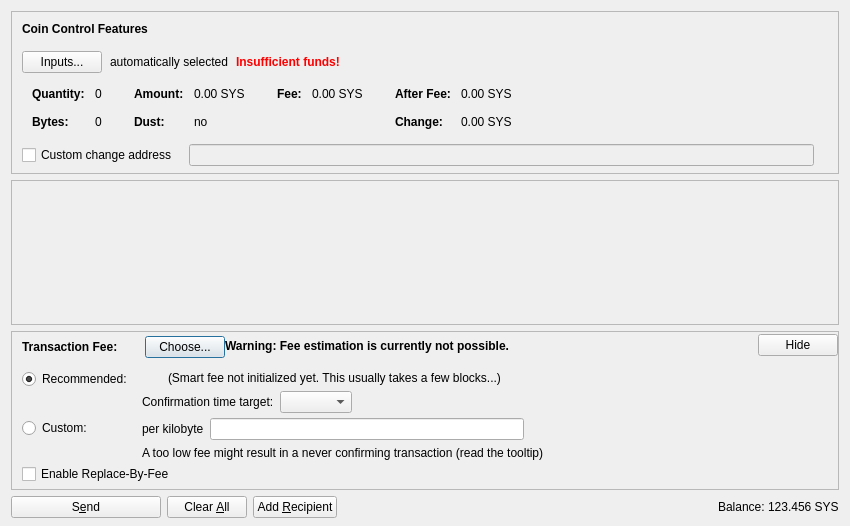
<?xml version="1.0" encoding="UTF-8"?>
<ui version="4.0">
 <class>SendCoinsDialog</class>
 <widget class="QDialog" name="SendCoinsDialog">
  <property name="geometry">
   <rect>
    <x>0</x>
    <y>0</y>
    <width>850</width>
    <height>526</height>
   </rect>
  </property>
  <property name="windowTitle">
   <string>Send Coins</string>
  </property>
  <layout class="QVBoxLayout" name="verticalLayout" stretch="0,1,0,0">
   <property name="bottomMargin">
    <number>8</number>
   </property>
   <item>
    <widget class="QFrame" name="frameCoinControl">
     <property name="sizePolicy">
      <sizepolicy hsizetype="Expanding" vsizetype="Expanding">
       <horstretch>0</horstretch>
       <verstretch>0</verstretch>
      </sizepolicy>
     </property>
     <property name="maximumSize">
      <size>
       <width>16777215</width>
       <height>16777215</height>
      </size>
     </property>
     <property name="frameShape">
      <enum>QFrame::StyledPanel</enum>
     </property>
     <property name="frameShadow">
      <enum>QFrame::Sunken</enum>
     </property>
     <layout class="QVBoxLayout" name="verticalLayoutCoinControl2">
      <property name="spacing">
       <number>0</number>
      </property>
      <property name="leftMargin">
       <number>0</number>
      </property>
      <property name="topMargin">
       <number>0</number>
      </property>
      <property name="rightMargin">
       <number>0</number>
      </property>
      <property name="bottomMargin">
       <number>6</number>
      </property>
      <item>
       <layout class="QVBoxLayout" name="verticalLayoutCoinControl" stretch="0,0,0,0,1">
        <property name="spacing">
         <number>0</number>
        </property>
        <property name="leftMargin">
         <number>10</number>
        </property>
        <property name="topMargin">
         <number>10</number>
        </property>
        <item>
         <layout class="QHBoxLayout" name="horizontalLayoutCoinControl1">
          <property name="bottomMargin">
           <number>15</number>
          </property>
          <item>
           <widget class="QLabel" name="labelCoinControlFeatures">
            <property name="sizePolicy">
             <sizepolicy hsizetype="Preferred" vsizetype="Maximum">
              <horstretch>0</horstretch>
              <verstretch>0</verstretch>
             </sizepolicy>
            </property>
            <property name="font">
             <font>
              <weight>75</weight>
              <bold>true</bold>
             </font>
            </property>
            <property name="styleSheet">
             <string notr="true">font-weight:bold;</string>
            </property>
            <property name="text">
             <string>Coin Control Features</string>
            </property>
           </widget>
          </item>
         </layout>
        </item>
        <item>
         <layout class="QHBoxLayout" name="horizontalLayoutCoinControl2" stretch="0,0,0,0">
          <property name="spacing">
           <number>8</number>
          </property>
          <property name="bottomMargin">
           <number>10</number>
          </property>
          <item>
           <widget class="QPushButton" name="pushButtonCoinControl">
            <property name="styleSheet">
             <string notr="true"/>
            </property>
            <property name="text">
             <string>Inputs...</string>
            </property>
            <property name="autoDefault">
             <bool>false</bool>
            </property>
           </widget>
          </item>
          <item>
           <widget class="QLabel" name="labelCoinControlAutomaticallySelected">
            <property name="text">
             <string>automatically selected</string>
            </property>
            <property name="margin">
             <number>5</number>
            </property>
           </widget>
          </item>
          <item>
           <widget class="QLabel" name="labelCoinControlInsuffFunds">
            <property name="font">
             <font>
              <weight>75</weight>
              <bold>true</bold>
             </font>
            </property>
            <property name="styleSheet">
             <string notr="true">color:red;font-weight:bold;</string>
            </property>
            <property name="text">
             <string>Insufficient funds!</string>
            </property>
            <property name="margin">
             <number>5</number>
            </property>
           </widget>
          </item>
          <item>
           <spacer name="horizontalSpacerCoinControl">
            <property name="orientation">
             <enum>Qt::Horizontal</enum>
            </property>
            <property name="sizeHint" stdset="0">
             <size>
              <width>40</width>
              <height>1</height>
             </size>
            </property>
           </spacer>
          </item>
         </layout>
        </item>
        <item>
         <widget class="QWidget" name="widgetCoinControl" native="true">
          <property name="sizePolicy">
           <sizepolicy hsizetype="Preferred" vsizetype="Preferred">
            <horstretch>0</horstretch>
            <verstretch>0</verstretch>
           </sizepolicy>
          </property>
          <property name="minimumSize">
           <size>
            <width>0</width>
            <height>0</height>
           </size>
          </property>
          <property name="styleSheet">
           <string notr="true"/>
          </property>
          <layout class="QHBoxLayout" name="horizontalLayoutCoinControl5">
           <property name="leftMargin">
            <number>0</number>
           </property>
           <property name="topMargin">
            <number>0</number>
           </property>
           <property name="rightMargin">
            <number>0</number>
           </property>
           <property name="bottomMargin">
            <number>0</number>
           </property>
           <item>
            <layout class="QHBoxLayout" name="horizontalLayoutCoinControl3" stretch="0,0,0,1">
             <property name="spacing">
              <number>20</number>
             </property>
             <property name="topMargin">
              <number>0</number>
             </property>
             <property name="bottomMargin">
              <number>10</number>
             </property>
             <item>
              <layout class="QFormLayout" name="formLayoutCoinControl1">
               <property name="horizontalSpacing">
                <number>10</number>
               </property>
               <property name="verticalSpacing">
                <number>14</number>
               </property>
               <property name="leftMargin">
                <number>10</number>
               </property>
               <property name="topMargin">
                <number>4</number>
               </property>
               <property name="rightMargin">
                <number>6</number>
               </property>
               <item row="0" column="0">
                <widget class="QLabel" name="labelCoinControlQuantityText">
                 <property name="font">
                  <font>
                   <weight>75</weight>
                   <bold>true</bold>
                  </font>
                 </property>
                 <property name="text">
                  <string>Quantity:</string>
                 </property>
                 <property name="margin">
                  <number>0</number>
                 </property>
                </widget>
               </item>
               <item row="0" column="1">
                <widget class="QLabel" name="labelCoinControlQuantity">
                 <property name="cursor">
                  <cursorShape>IBeamCursor</cursorShape>
                 </property>
                 <property name="contextMenuPolicy">
                  <enum>Qt::ActionsContextMenu</enum>
                 </property>
                 <property name="text">
                  <string notr="true">0</string>
                 </property>
                 <property name="margin">
                  <number>0</number>
                 </property>
                 <property name="textInteractionFlags">
                  <set>Qt::LinksAccessibleByMouse|Qt::TextSelectableByKeyboard|Qt::TextSelectableByMouse</set>
                 </property>
                </widget>
               </item>
               <item row="1" column="0">
                <widget class="QLabel" name="labelCoinControlBytesText">
                 <property name="font">
                  <font>
                   <weight>75</weight>
                   <bold>true</bold>
                  </font>
                 </property>
                 <property name="text">
                  <string>Bytes:</string>
                 </property>
                </widget>
               </item>
               <item row="1" column="1">
                <widget class="QLabel" name="labelCoinControlBytes">
                 <property name="cursor">
                  <cursorShape>IBeamCursor</cursorShape>
                 </property>
                 <property name="contextMenuPolicy">
                  <enum>Qt::ActionsContextMenu</enum>
                 </property>
                 <property name="text">
                  <string notr="true">0</string>
                 </property>
                 <property name="textInteractionFlags">
                  <set>Qt::LinksAccessibleByMouse|Qt::TextSelectableByKeyboard|Qt::TextSelectableByMouse</set>
                 </property>
                </widget>
               </item>
              </layout>
             </item>
             <item>
              <layout class="QFormLayout" name="formLayoutCoinControl2">
               <property name="horizontalSpacing">
                <number>10</number>
               </property>
               <property name="verticalSpacing">
                <number>14</number>
               </property>
               <property name="leftMargin">
                <number>6</number>
               </property>
               <property name="topMargin">
                <number>4</number>
               </property>
               <property name="rightMargin">
                <number>6</number>
               </property>
               <item row="0" column="0">
                <widget class="QLabel" name="labelCoinControlAmountText">
                 <property name="font">
                  <font>
                   <weight>75</weight>
                   <bold>true</bold>
                  </font>
                 </property>
                 <property name="text">
                  <string>Amount:</string>
                 </property>
                 <property name="margin">
                  <number>0</number>
                 </property>
                </widget>
               </item>
               <item row="0" column="1">
                <widget class="QLabel" name="labelCoinControlAmount">
                 <property name="cursor">
                  <cursorShape>IBeamCursor</cursorShape>
                 </property>
                 <property name="contextMenuPolicy">
                  <enum>Qt::ActionsContextMenu</enum>
                 </property>
                 <property name="text">
                  <string notr="true">0.00 SYS</string>
                 </property>
                 <property name="textInteractionFlags">
                  <set>Qt::LinksAccessibleByMouse|Qt::TextSelectableByKeyboard|Qt::TextSelectableByMouse</set>
                 </property>
                </widget>
               </item>
               <item row="1" column="0">
                <widget class="QLabel" name="labelCoinControlLowOutputText">
                 <property name="font">
                  <font>
                   <weight>75</weight>
                   <bold>true</bold>
                  </font>
                 </property>
                 <property name="text">
                  <string>Dust:</string>
                 </property>
                </widget>
               </item>
               <item row="1" column="1">
                <widget class="QLabel" name="labelCoinControlLowOutput">
                 <property name="cursor">
                  <cursorShape>IBeamCursor</cursorShape>
                 </property>
                 <property name="contextMenuPolicy">
                  <enum>Qt::ActionsContextMenu</enum>
                 </property>
                 <property name="text">
                  <string notr="true">no</string>
                 </property>
                 <property name="textInteractionFlags">
                  <set>Qt::LinksAccessibleByMouse|Qt::TextSelectableByKeyboard|Qt::TextSelectableByMouse</set>
                 </property>
                </widget>
               </item>
              </layout>
             </item>
             <item>
              <layout class="QFormLayout" name="formLayoutCoinControl3">
               <property name="horizontalSpacing">
                <number>10</number>
               </property>
               <property name="verticalSpacing">
                <number>14</number>
               </property>
               <property name="leftMargin">
                <number>6</number>
               </property>
               <property name="topMargin">
                <number>4</number>
               </property>
               <property name="rightMargin">
                <number>6</number>
               </property>
               <item row="0" column="0">
                <widget class="QLabel" name="labelCoinControlFeeText">
                 <property name="font">
                  <font>
                   <weight>75</weight>
                   <bold>true</bold>
                  </font>
                 </property>
                 <property name="text">
                  <string>Fee:</string>
                 </property>
                 <property name="margin">
                  <number>0</number>
                 </property>
                </widget>
               </item>
               <item row="0" column="1">
                <widget class="QLabel" name="labelCoinControlFee">
                 <property name="cursor">
                  <cursorShape>IBeamCursor</cursorShape>
                 </property>
                 <property name="contextMenuPolicy">
                  <enum>Qt::ActionsContextMenu</enum>
                 </property>
                 <property name="text">
                  <string notr="true">0.00 SYS</string>
                 </property>
                 <property name="textInteractionFlags">
                  <set>Qt::LinksAccessibleByMouse|Qt::TextSelectableByKeyboard|Qt::TextSelectableByMouse</set>
                 </property>
                </widget>
               </item>
              </layout>
             </item>
             <item>
              <layout class="QFormLayout" name="formLayoutCoinControl4">
               <property name="horizontalSpacing">
                <number>10</number>
               </property>
               <property name="verticalSpacing">
                <number>14</number>
               </property>
               <property name="leftMargin">
                <number>6</number>
               </property>
               <property name="topMargin">
                <number>4</number>
               </property>
               <property name="rightMargin">
                <number>6</number>
               </property>
               <item row="0" column="0">
                <widget class="QLabel" name="labelCoinControlAfterFeeText">
                 <property name="font">
                  <font>
                   <weight>75</weight>
                   <bold>true</bold>
                  </font>
                 </property>
                 <property name="text">
                  <string>After Fee:</string>
                 </property>
                 <property name="margin">
                  <number>0</number>
                 </property>
                </widget>
               </item>
               <item row="0" column="1">
                <widget class="QLabel" name="labelCoinControlAfterFee">
                 <property name="cursor">
                  <cursorShape>IBeamCursor</cursorShape>
                 </property>
                 <property name="contextMenuPolicy">
                  <enum>Qt::ActionsContextMenu</enum>
                 </property>
                 <property name="text">
                  <string notr="true">0.00 SYS</string>
                 </property>
                 <property name="textInteractionFlags">
                  <set>Qt::LinksAccessibleByMouse|Qt::TextSelectableByKeyboard|Qt::TextSelectableByMouse</set>
                 </property>
                </widget>
               </item>
               <item row="1" column="0">
                <widget class="QLabel" name="labelCoinControlChangeText">
                 <property name="font">
                  <font>
                   <weight>75</weight>
                   <bold>true</bold>
                  </font>
                 </property>
                 <property name="text">
                  <string>Change:</string>
                 </property>
                </widget>
               </item>
               <item row="1" column="1">
                <widget class="QLabel" name="labelCoinControlChange">
                 <property name="cursor">
                  <cursorShape>IBeamCursor</cursorShape>
                 </property>
                 <property name="contextMenuPolicy">
                  <enum>Qt::ActionsContextMenu</enum>
                 </property>
                 <property name="text">
                  <string notr="true">0.00 SYS</string>
                 </property>
                 <property name="textInteractionFlags">
                  <set>Qt::LinksAccessibleByMouse|Qt::TextSelectableByKeyboard|Qt::TextSelectableByMouse</set>
                 </property>
                </widget>
               </item>
              </layout>
             </item>
            </layout>
           </item>
          </layout>
         </widget>
        </item>
        <item>
         <layout class="QHBoxLayout" name="horizontalLayoutCoinControl4" stretch="0,0,0">
          <property name="spacing">
           <number>12</number>
          </property>
          <property name="sizeConstraint">
           <enum>QLayout::SetDefaultConstraint</enum>
          </property>
          <property name="topMargin">
           <number>5</number>
          </property>
          <property name="rightMargin">
           <number>5</number>
          </property>
          <item>
           <widget class="QCheckBox" name="checkBoxCoinControlChange">
            <property name="toolTip">
             <string>If this is activated, but the change address is empty or invalid, change will be sent to a newly generated address.</string>
            </property>
            <property name="text">
             <string>Custom change address</string>
            </property>
           </widget>
          </item>
          <item>
           <widget class="QValidatedLineEdit" name="lineEditCoinControlChange">
            <property name="enabled">
             <bool>false</bool>
            </property>
            <property name="sizePolicy">
             <sizepolicy hsizetype="Expanding" vsizetype="Fixed">
              <horstretch>0</horstretch>
              <verstretch>0</verstretch>
             </sizepolicy>
            </property>
           </widget>
          </item>
          <item>
           <widget class="QLabel" name="labelCoinControlChangeLabel">
            <property name="sizePolicy">
             <sizepolicy hsizetype="Preferred" vsizetype="Expanding">
              <horstretch>0</horstretch>
              <verstretch>0</verstretch>
             </sizepolicy>
            </property>
            <property name="minimumSize">
             <size>
              <width>0</width>
              <height>0</height>
             </size>
            </property>
            <property name="text">
             <string/>
            </property>
            <property name="margin">
             <number>3</number>
            </property>
           </widget>
          </item>
         </layout>
        </item>
        <item>
         <spacer name="verticalSpacerCoinControl">
          <property name="orientation">
           <enum>Qt::Vertical</enum>
          </property>
          <property name="sizeHint" stdset="0">
           <size>
            <width>800</width>
            <height>1</height>
           </size>
          </property>
         </spacer>
        </item>
       </layout>
      </item>
     </layout>
    </widget>
   </item>
   <item>
    <widget class="QScrollArea" name="scrollArea">
     <property name="widgetResizable">
      <bool>true</bool>
     </property>
     <widget class="QWidget" name="scrollAreaWidgetContents">
      <property name="geometry">
       <rect>
        <x>0</x>
        <y>0</y>
        <width>830</width>
        <height>104</height>
       </rect>
      </property>
      <layout class="QVBoxLayout" name="verticalLayout_2" stretch="0,1">
       <property name="leftMargin">
        <number>0</number>
       </property>
       <property name="topMargin">
        <number>0</number>
       </property>
       <property name="rightMargin">
        <number>0</number>
       </property>
       <property name="bottomMargin">
        <number>0</number>
       </property>
       <item>
        <layout class="QVBoxLayout" name="entries">
         <property name="spacing">
          <number>6</number>
         </property>
        </layout>
       </item>
       <item>
        <spacer name="verticalSpacer">
         <property name="orientation">
          <enum>Qt::Vertical</enum>
         </property>
         <property name="sizeHint" stdset="0">
          <size>
           <width>20</width>
           <height>40</height>
          </size>
         </property>
        </spacer>
       </item>
      </layout>
     </widget>
    </widget>
   </item>
   <item>
    <widget class="QFrame" name="frameFee">
     <property name="sizePolicy">
      <sizepolicy hsizetype="Expanding" vsizetype="Expanding">
       <horstretch>0</horstretch>
       <verstretch>0</verstretch>
      </sizepolicy>
     </property>
     <property name="maximumSize">
      <size>
       <width>16777215</width>
       <height>16777215</height>
      </size>
     </property>
     <property name="frameShape">
      <enum>QFrame::StyledPanel</enum>
     </property>
     <property name="frameShadow">
      <enum>QFrame::Sunken</enum>
     </property>
     <layout class="QVBoxLayout" name="verticalLayoutFee1">
      <property name="spacing">
       <number>0</number>
      </property>
      <property name="leftMargin">
       <number>0</number>
      </property>
      <property name="topMargin">
       <number>0</number>
      </property>
      <property name="rightMargin">
       <number>0</number>
      </property>
      <property name="bottomMargin">
       <number>0</number>
      </property>
      <item>
       <layout class="QVBoxLayout" name="verticalLayoutFee2" stretch="0,0,0">
        <property name="spacing">
         <number>0</number>
        </property>
        <property name="leftMargin">
         <number>10</number>
        </property>
        <property name="topMargin">
         <number>0</number>
        </property>
        <item>
         <layout class="QHBoxLayout" name="horizontalLayoutFee1">
          <property name="bottomMargin">
           <number>0</number>
          </property>
          <item>
           <layout class="QVBoxLayout" name="verticalLayoutFee7">
            <property name="spacing">
             <number>0</number>
            </property>
            <item>
             <spacer name="verticalSpacerSmartFee">
              <property name="orientation">
               <enum>Qt::Vertical</enum>
              </property>
              <property name="sizeType">
               <enum>QSizePolicy::Fixed</enum>
              </property>
              <property name="sizeHint" stdset="0">
               <size>
                <width>1</width>
                <height>4</height>
               </size>
              </property>
             </spacer>
            </item>
            <item>
             <layout class="QHBoxLayout" name="horizontalLayoutSmartFee">
              <property name="spacing">
               <number>10</number>
              </property>
              <item>
               <widget class="QLabel" name="labelFeeHeadline">
                <property name="sizePolicy">
                 <sizepolicy hsizetype="Preferred" vsizetype="Maximum">
                  <horstretch>0</horstretch>
                  <verstretch>0</verstretch>
                 </sizepolicy>
                </property>
                <property name="font">
                 <font>
                  <weight>75</weight>
                  <bold>true</bold>
                 </font>
                </property>
                <property name="styleSheet">
                 <string notr="true">font-weight:bold;</string>
                </property>
                <property name="text">
                 <string>Transaction Fee:</string>
                </property>
               </widget>
              </item>
              <item>
               <widget class="QLabel" name="labelFeeMinimized">
                <property name="text">
                 <string/>
                </property>
               </widget>
              </item>
              <item>
               <widget class="QPushButton" name="buttonChooseFee">
                <property name="text">
                 <string>Choose...</string>
                </property>
               </widget>
              </item>
             </layout>
            </item>
            <item>
             <spacer name="verticalSpacer_5">
              <property name="orientation">
               <enum>Qt::Vertical</enum>
              </property>
              <property name="sizeHint" stdset="0">
               <size>
                <width>1</width>
                <height>1</height>
               </size>
              </property>
             </spacer>
            </item>
           </layout>
          </item>
          <item>
           <widget class="QLabel" name="fallbackFeeWarningLabel">
            <property name="toolTip">
             <string>Using the fallbackfee can result in sending a transaction that will take several hours or days (or never) to confirm. Consider choosing your fee manually or wait until you have validated the complete chain.</string>
            </property>
            <property name="font">
            <font>
                <weight>75</weight>
                <bold>true</bold>
            </font>
            </property>
            <property name="text">
             <string>Warning: Fee estimation is currently not possible.</string>
            </property>
            <property name="wordWrap">
             <bool>false</bool>
            </property>
           </widget>
          </item>
          <item>
           <spacer name="horizontalSpacer_4">
            <property name="orientation">
             <enum>Qt::Horizontal</enum>
            </property>
            <property name="sizeType">
             <enum>QSizePolicy::MinimumExpanding</enum>
            </property>
            <property name="sizeHint" stdset="0">
             <size>
              <width>40</width>
              <height>20</height>
             </size>
            </property>
           </spacer>
          </item>
          <item>
           <widget class="QPushButton" name="buttonMinimizeFee">
            <property name="toolTip">
             <string>collapse fee-settings</string>
            </property>
            <property name="text">
             <string>Hide</string>
            </property>
           </widget>
          </item>
         </layout>
        </item>
        <item>
         <widget class="QFrame" name="frameFeeSelection">
          <layout class="QVBoxLayout" name="verticalLayoutFee12">
           <property name="spacing">
            <number>0</number>
           </property>
           <property name="leftMargin">
            <number>0</number>
           </property>
           <property name="topMargin">
            <number>0</number>
           </property>
           <property name="rightMargin">
            <number>0</number>
           </property>
           <property name="bottomMargin">
            <number>0</number>
           </property>
           <item>
            <layout class="QGridLayout" name="gridLayoutFee">
             <property name="topMargin">
              <number>10</number>
             </property>
             <property name="bottomMargin">
              <number>4</number>
             </property>
             <property name="horizontalSpacing">
              <number>10</number>
             </property>
             <property name="verticalSpacing">
              <number>4</number>
             </property>
             <item row="1" column="1">
              <layout class="QVBoxLayout" name="verticalLayoutFee8">
               <property name="spacing">
                <number>6</number>
               </property>
               <item>
                <layout class="QHBoxLayout" name="horizontalLayoutFee13">
                 <item>
                  <widget class="QLabel" name="labelCustomPerKilobyte">
                   <property name="toolTip">
                    <string>Specify a custom fee per kB (1,000 bytes) of the transaction's virtual size.

Note:  Since the fee is calculated on a per-byte basis, a fee of "100 satoshis per kB" for a transaction size of 500 bytes (half of 1 kB) would ultimately yield a fee of only 50 satoshis.</string>
                   </property>
                   <property name="text">
                    <string>per kilobyte</string>
                   </property>
                  </widget>
                 </item>
                 <item>
                  <widget class="SyscoinAmountField" name="customFee"/>
                 </item>
                 <item>
                  <spacer name="horizontalSpacer_6">
                   <property name="orientation">
                    <enum>Qt::Horizontal</enum>
                   </property>
                   <property name="sizeHint" stdset="0">
                    <size>
                     <width>1</width>
                     <height>1</height>
                    </size>
                   </property>
                  </spacer>
                 </item>
                </layout>
               </item>
               <item>
                <layout class="QHBoxLayout" name="horizontalLayoutFee8">
                 <item>
                  <widget class="QLabel" name="labelCustomFeeWarning">
                   <property name="enabled">
                    <bool>true</bool>
                   </property>
                   <property name="toolTip">
                    <string>When there is less transaction volume than space in the blocks, miners as well as relaying nodes may enforce a minimum fee. Paying only this minimum fee is just fine, but be aware that this can result in a never confirming transaction once there is more demand for syscoin transactions than the network can process.</string>
                   </property>
                   <property name="text">
                    <string>A too low fee might result in a never confirming transaction (read the tooltip)</string>
                   </property>
                  </widget>
                 </item>
                 <item>
                  <spacer name="horizontalSpacer_2">
                   <property name="orientation">
                    <enum>Qt::Horizontal</enum>
                   </property>
                   <property name="sizeHint" stdset="0">
                    <size>
                     <width>1</width>
                     <height>1</height>
                    </size>
                   </property>
                  </spacer>
                 </item>
                </layout>
               </item>
              </layout>
             </item>
             <item row="0" column="0">
              <layout class="QVBoxLayout" name="verticalLayoutFee4" stretch="0,1">
               <item>
                <widget class="QRadioButton" name="radioSmartFee">
                 <property name="text">
                  <string>Recommended:</string>
                 </property>
                 <property name="checked">
                  <bool>true</bool>
                 </property>
                 <attribute name="buttonGroup">
                  <string notr="true">groupFee</string>
                 </attribute>
                </widget>
               </item>
               <item>
                <spacer name="verticalSpacer_2">
                 <property name="orientation">
                  <enum>Qt::Vertical</enum>
                 </property>
                 <property name="sizeHint" stdset="0">
                  <size>
                   <width>1</width>
                   <height>1</height>
                  </size>
                 </property>
                </spacer>
               </item>
              </layout>
             </item>
             <item row="1" column="0">
              <layout class="QVBoxLayout" name="verticalLayoutFee9" stretch="0,1">
               <item>
                <widget class="QRadioButton" name="radioCustomFee">
                 <property name="text">
                  <string>Custom:</string>
                 </property>
                 <attribute name="buttonGroup">
                  <string notr="true">groupFee</string>
                 </attribute>
                </widget>
               </item>
               <item>
                <spacer name="verticalSpacer_6">
                 <property name="orientation">
                  <enum>Qt::Vertical</enum>
                 </property>
                 <property name="sizeHint" stdset="0">
                  <size>
                   <width>1</width>
                   <height>1</height>
                  </size>
                 </property>
                </spacer>
               </item>
              </layout>
             </item>
             <item row="0" column="1">
              <layout class="QVBoxLayout" name="verticalLayoutFee3" stretch="0,0,1">
               <property name="spacing">
                <number>6</number>
               </property>
               <property name="topMargin">
                <number>2</number>
               </property>
               <item>
                <layout class="QHBoxLayout" name="horizontalLayoutFee12">
                 <item>
                  <widget class="QLabel" name="labelSmartFee">
                   <property name="text">
                    <string/>
                   </property>
                  </widget>
                 </item>
                 <item>
                  <widget class="QLabel" name="labelFeeEstimation">
                   <property name="text">
                    <string/>
                   </property>
                  </widget>
                 </item>
                 <item>
                  <widget class="QLabel" name="labelSmartFee2">
                   <property name="text">
                    <string>(Smart fee not initialized yet. This usually takes a few blocks...)</string>
                   </property>
                  </widget>
                 </item>
                 <item>
                  <spacer name="horizontalSpacer_5">
                   <property name="orientation">
                    <enum>Qt::Horizontal</enum>
                   </property>
                   <property name="sizeHint" stdset="0">
                    <size>
                     <width>1</width>
                     <height>1</height>
                    </size>
                   </property>
                  </spacer>
                 </item>
                </layout>
               </item>
               <item>
                <layout class="QHBoxLayout" name="horizontalLayoutFee9">
                 <item>
                  <layout class="QVBoxLayout" name="verticalLayoutFee6">
                   <item>
                    <widget class="QLabel" name="labelSmartFee3">
                     <property name="text">
                      <string>Confirmation time target:</string>
                     </property>
                    </widget>
                   </item>
                  </layout>
                 </item>
                 <item>
                  <layout class="QVBoxLayout" name="verticalLayoutFee5">
                   <property name="rightMargin">
                    <number>30</number>
                   </property>
                   <item>
                    <layout class="QHBoxLayout" name="horizontalLayoutConfTarget">
                     <property name="bottomMargin">
                      <number>0</number>
                     </property>
                     <item>
                      <widget class="QComboBox" name="confTargetSelector"/>
                     </item>
                     <item>
                      <spacer name="horizontalSpacerConfTarget">
                       <property name="orientation">
                        <enum>Qt::Horizontal</enum>
                       </property>
                       <property name="sizeHint" stdset="0">
                        <size>
                         <width>40</width>
                         <height>20</height>
                        </size>
                       </property>
                      </spacer>
                     </item>
                    </layout>
                   </item>
                  </layout>
                 </item>
                </layout>
               </item>
               <item>
                <spacer name="verticalSpacer_4">
                 <property name="orientation">
                  <enum>Qt::Vertical</enum>
                 </property>
                 <property name="sizeHint" stdset="0">
                  <size>
                   <width>1</width>
                   <height>1</height>
                  </size>
                 </property>
                </spacer>
               </item>
              </layout>
             </item>
            </layout>
           </item>
           <item>
            <widget class="QCheckBox" name="optInRBF">
             <property name="text">
              <string>Enable Replace-By-Fee</string>
             </property>
             <property name="toolTip">
              <string>With Replace-By-Fee (BIP-125) you can increase a transaction's fee after it is sent. Without this, a higher fee may be recommended to compensate for increased transaction delay risk.</string>
             </property>
            </widget>
           </item>
          </layout>
         </widget>
        </item>
        <item>
         <spacer name="verticalSpacerFee">
          <property name="orientation">
           <enum>Qt::Vertical</enum>
          </property>
          <property name="sizeHint" stdset="0">
           <size>
            <width>40</width>
            <height>5</height>
           </size>
          </property>
         </spacer>
        </item>
       </layout>
      </item>
     </layout>
    </widget>
   </item>
   <item>
    <layout class="QHBoxLayout" name="horizontalLayout">
     <item>
      <widget class="QPushButton" name="sendButton">
       <property name="minimumSize">
        <size>
         <width>150</width>
         <height>0</height>
        </size>
       </property>
       <property name="toolTip">
        <string>Confirm the send action</string>
       </property>
       <property name="text">
        <string>S&amp;end</string>
       </property>
       <property name="icon">
        <iconset resource="../syscoin.qrc">
         <normaloff>:/icons/send</normaloff>:/icons/send</iconset>
       </property>
       <property name="autoDefault">
        <bool>false</bool>
       </property>
       <property name="default">
        <bool>false</bool>
       </property>
      </widget>
     </item>
     <item>
      <widget class="QPushButton" name="clearButton">
       <property name="sizePolicy">
        <sizepolicy hsizetype="Minimum" vsizetype="Fixed">
         <horstretch>0</horstretch>
         <verstretch>0</verstretch>
        </sizepolicy>
       </property>
       <property name="toolTip">
        <string>Clear all fields of the form.</string>
       </property>
       <property name="text">
        <string>Clear &amp;All</string>
       </property>
       <property name="icon">
        <iconset resource="../syscoin.qrc">
         <normaloff>:/icons/remove</normaloff>:/icons/remove</iconset>
       </property>
       <property name="autoDefault">
        <bool>false</bool>
       </property>
      </widget>
     </item>
     <item>
      <widget class="QPushButton" name="addButton">
       <property name="toolTip">
        <string>Send to multiple recipients at once</string>
       </property>
       <property name="text">
        <string>Add &amp;Recipient</string>
       </property>
       <property name="icon">
        <iconset resource="../syscoin.qrc">
         <normaloff>:/icons/add</normaloff>:/icons/add</iconset>
       </property>
       <property name="autoDefault">
        <bool>false</bool>
       </property>
      </widget>
     </item>
     <item>
      <spacer name="horizontalSpacer">
       <property name="orientation">
        <enum>Qt::Horizontal</enum>
       </property>
       <property name="sizeHint" stdset="0">
        <size>
         <width>40</width>
         <height>20</height>
        </size>
       </property>
      </spacer>
     </item>
     <item>
      <layout class="QHBoxLayout" name="horizontalLayout_2">
       <property name="spacing">
        <number>3</number>
       </property>
       <item>
        <widget class="QLabel" name="label">
         <property name="sizePolicy">
          <sizepolicy hsizetype="Preferred" vsizetype="Fixed">
           <horstretch>0</horstretch>
           <verstretch>0</verstretch>
          </sizepolicy>
         </property>
         <property name="text">
          <string>Balance:</string>
         </property>
        </widget>
       </item>
       <item>
        <widget class="QLabel" name="labelBalance">
         <property name="sizePolicy">
          <sizepolicy hsizetype="Preferred" vsizetype="Fixed">
           <horstretch>0</horstretch>
           <verstretch>0</verstretch>
          </sizepolicy>
         </property>
         <property name="cursor">
          <cursorShape>IBeamCursor</cursorShape>
         </property>
         <property name="text">
          <string notr="true">123.456 SYS</string>
         </property>
         <property name="textInteractionFlags">
          <set>Qt::LinksAccessibleByMouse|Qt::TextSelectableByKeyboard|Qt::TextSelectableByMouse</set>
         </property>
        </widget>
       </item>
      </layout>
     </item>
    </layout>
   </item>
  </layout>
 </widget>
 <customwidgets>
  <customwidget>
   <class>QValidatedLineEdit</class>
   <extends>QLineEdit</extends>
   <header>qt/qvalidatedlineedit.h</header>
  </customwidget>
  <customwidget>
   <class>SyscoinAmountField</class>
   <extends>QLineEdit</extends>
   <header>qt/syscoinamountfield.h</header>
   <container>1</container>
  </customwidget>
 </customwidgets>
 <resources>
  <include location="../syscoin.qrc"/>
 </resources>
 <connections/>
 <buttongroups>
  <buttongroup name="groupFee"/>
 </buttongroups>
</ui>
